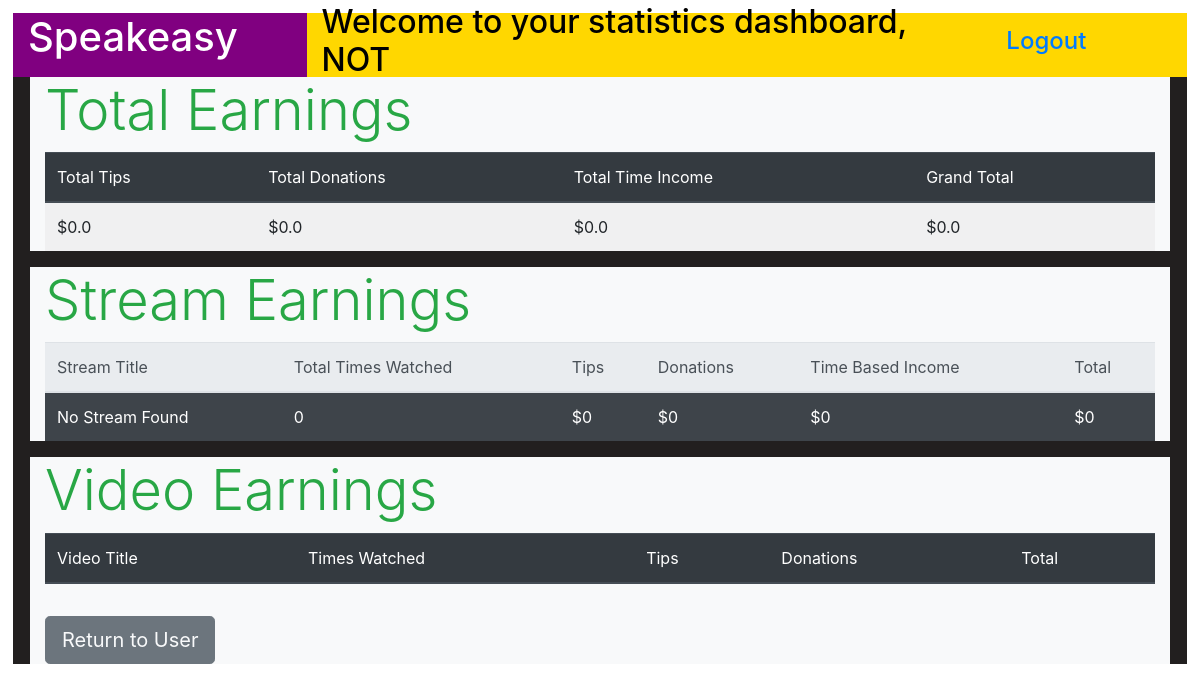
The app's page /stats, older data.
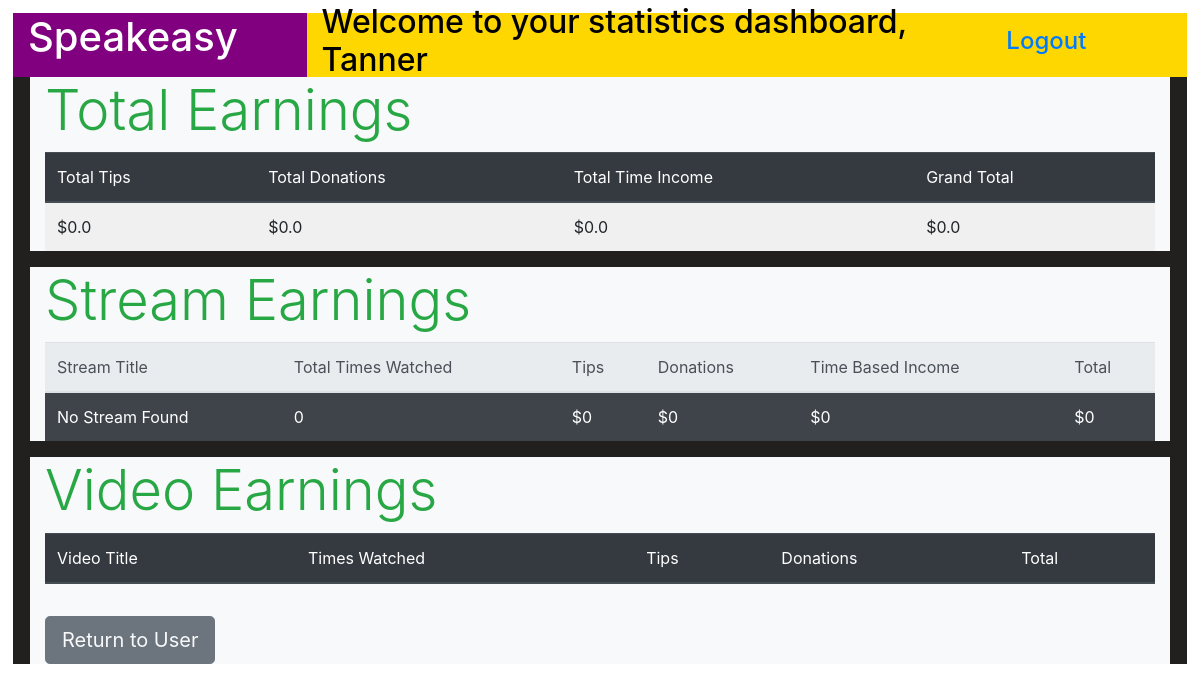
The same page, newer data.
### models.py (models this page shows, shortened)
class Users(db.Model):
    __tablename__ = 'Users'
    id = db.Column(db.Integer, primary_key=True)
    admin = db.Column(db.BOOLEAN, default = False)
    first_name = db.Column(db.String(255))
    last_name = db.Column(db.String(255))
    email = db.Column(db.String(255))
    passwordHash = db.Column(db.String(255))    #only for non-facebook users
    creator_name = db.Column(db.String(255))
    earnings_tips = db.Column(db.Float, default = 0.00)
    earnings_donations = db.Column(db.Float, default = 0.00)
    earnings_watcher_seconds = db.Column(db.Float, default = 0.00)
    description = db.Column(db.Text, default = "About Me...")
    user_image = db.Column(db.String(255), default = "blank_profile.png")  #retrieve from OAuth Facebook Picture, default will be path to default avatar
    stream = db.relationship("Streams", uselist = False, backref = "creator")
    videos = db.relationship("Videos", backref = "creator")
    fb_user_id = db.relationship("FBUsers", uselist = False, backref = "user")
    created_at = db.Column(db.DateTime)
    updated_at = db.Column(db.DateTime)

### app.py (the view)
@app.route("/stats")
def statsRoute():
    if "user_id" in session:
        thisUser = Users.query.get(session['user_id'])    #will need to check what it's actually called in session
        return render_template('stats.html', thisUser = thisUser)
    else:
        testUser = Users.query.get(1) #TEST USER ID
        return render_template('stats.html', thisUser = testUser)

### templates/stats.html (shortened to what this page needs)
<!DOCTYPE html>
<html lang="en">
<head>
    <link rel="stylesheet" href="https://stackpath.bootstrapcdn.com/bootstrap/4.4.1/css/bootstrap.min.css">
    <link rel="stylesheet" href="https://cdnjs.cloudflare.com/ajax/libs/font-awesome/5.11.2/css/all.css" />
    <link rel="stylesheet" type="text/css" href="{{ url_for('static', filename='css/style.css') }}">
    <link rel="stylesheet" href="../static/css/style.css">
</head>
<body>
    <div class="wrapper">
        <div class="topbar d-flex flex-lg-row">
            <div class="logobox col-md-3 d-inline-flex align-items-stretch">
                <h1 class="display-5">Speakeasy</h1>
            </div>
            <div class="welcomebox col-md-7 d-inline-flex align-items-center">
                <h2 class="display-6">Welcome to your statistics dashboard, {{thisUser.first_name}}</h2>
            </div>
            <div class="logoutbox col-md-1 d-inline-flex align-items-center">
                <h4 class="display-5 logoutLink"><a href="/logout">Logout</a></h4>
            </div>
        </div>
        <div class="totalEarnings container bg-light text-success">
            <h3 class="display-4">Total Earnings</h3>
            <table class="table table-striped table-light table-hover">
                <thead class="thead-dark">
                    <tr>
                        <th scope="col">Total Tips</th>
                        <th scope="col">Total Donations</th>
                        <th scope="col">Total Time Income</th>
                        <th scope="col">Grand Total</th>
                    </tr>
                </thead>
                <tbody>
                    <tr>
                        <td>${{ thisUser.earnings_tips }}</td>
                        <td>${{ thisUser.earnings_donations }}</td>
                        <td>${{ thisUser.earnings_watcher_seconds }}</td>
                        <td>${{ thisUser.earnings_tips + thisUser.earnings_donations + thisUser.earnings_watcher_seconds }}</td>
                    </tr>
                </tbody>
            </table>
        </div>
        <div class="streamEarnings container bg-light text-success">
            <h3 class="display-4">Stream Earnings</h3>
            <table class="table table-dark table-striped table-hover">
                <thead class="thead-light">
                    <tr>
                        <th scope="col">Stream Title</th>
                        <th scope="col">Total Times Watched</th>
                        <th scope="col">Tips</th>
                        <th scope="col">Donations</th>
                        <th scope="col">Time Based Income</th>
                        <th scope="col">Total</th>
                    </tr>
                </thead>
                <tbody>
                    <tr>
                        {% if thisUser.stream %}
                            <td>{{ thisUser.stream.title }}</td>
                            <td>{{ thisUser.stream.num_total_watchers }}</td>
                            <td>${{ thisUser.stream.earnings_tips }}</td>
                            <td>${{ thisUser.stream.earnings_donations }}</td>
                            <td>${{ thisUser.stream.earnings_watcher_seconds }}</td>
                            <td>${{ thisUser.stream.earnings_tips + stream.earnings_donations + stream.earnings_watcher_seconds }}</td>
                        {% else %}
                            <td>No Stream Found</td>
                            <td>0</td>
                            <td>$0</td>
                            <td>$0</td>
                            <td>$0</td>
                            <td>$0</td>
                        {% endif %}
                    </tr>
                </tbody>
            </table>
        </div>
        <div class="videoEarnings container bg-light text-success">
            <h3 class="display-4">Video Earnings</h3>
            <table class="table table-striped table-light table-hover">
                <thead class="thead-dark">
                    <tr>
                        <th scope="col">Video Title</th>
                        <th scope="col">Times Watched</th>
                        <th scope="col">Tips</th>
                        <th scope="col">Donations</th>
                        <th scope="col">Total</th>
                    </tr>
                </thead>
            </table>
            <div class="btn btn-lg btn-secondary mt-3">
                <a class="text-light" href="/user/{{ thisUser.id }}">Return to User</a>
            </div>
        </div>
    </div>
</body>
</html>

### static/css/style.css (style rules this page uses)
* { margin: 0; padding: 0; border: 0; font-size: 100%; font: inherit; vertical-align: baseline; }
.wrapper { background-color: rgb(34, 31, 31); }
.topbar { background-color: gold; color: black; height: 4rem; }
.logobox { background-color: purple; vertical-align: top; color: white; }
.welcomebox { color: black; vertical-align: top; }
body { box-sizing: border-box; margin: 0; padding: 13px; display: flex; flex-direction: column; max-height: 7rem; font-family: -apple-system, BlinkMacSystemFont, sans-serif; overflow: auto; }

Row changes from the older to the newer data that the page shows:
changed Users: first_name "NOT" → "Tanner"
